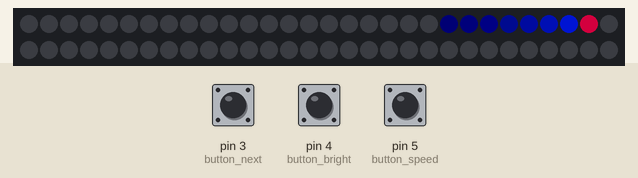
The sketch below on a simulated Arduino Uno, built with avr-gcc and run on an emulated ATmega328P. On the bench: 60 RGB LEDs in strip order, left to right, continuing on the next row. Inputs (shaded band) come from the test bench; at power-on: pin 5 (button_speed) HIGH, pin 4 (button_bright) HIGH, pin 3 (button_next) HIGH. Dim RGB values are drawn brighter than linear; random numbers use the default seed unless the sketch sets one.

Above: at 1.2 s.
1.3 s: pin 5 (button_speed) pulled LOW for 0.15 s
2.0 s: pin 4 (button_bright) pulled LOW for 0.15 s
At 2.16 s:
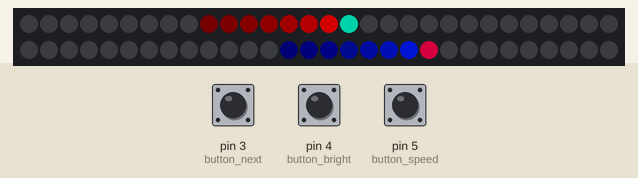
2.7 s: pin 3 (button_next) pulled LOW for 1 s
At 3.84 s:
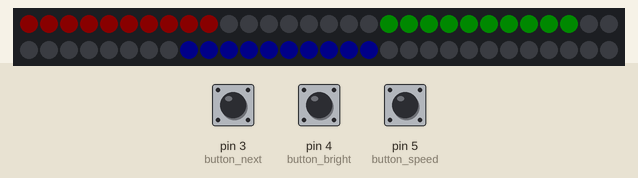
4.3 s: pin 3 (button_next) pulled LOW for 0.15 s
At 4.76 s:
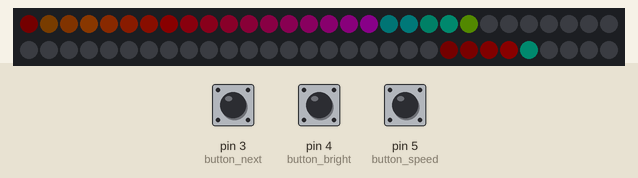
5.0 s: pin 4 (button_bright) pulled LOW for 3.2 s
At 8.31 s:
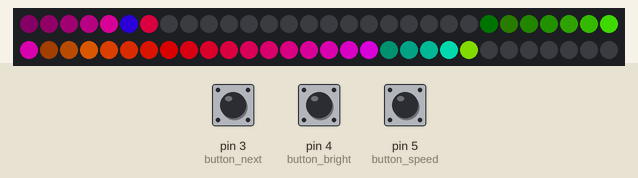
8.8 s: pin 5 (button_speed) pulled LOW for 1 s
At 8.96 s:
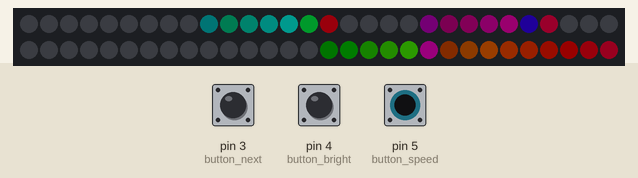

The sketch:

staff.ino
```cpp
/*
  Firmware for AfrikaBurn Light Stick
  ===================================
  This code includes functionality for 4 patterns:
  comets: Fire comets of random colours and at random intervals. Increase/decrease argument to adjust frequency of commets.
  chase: Two dots chase each other around.
  blocks: Three segments (red, green, blue) move around randomly and interact with each other as they overlap.
  rainbow: Vivid rainbow pattern.

  Three user buttons (no pullup resistors necessary) are used to adjust the speed, brightness and to advance the pattern
  Attachments:
  Pin 3: "next" button
  Pin 4: "brightness" button
  Pin 5: "speed" button
  Pin 6: Neopixel data output.
 */

#include <Adafruit_NeoPixel.h>

//for LED strip:
#define PIN 6
Adafruit_NeoPixel strip = Adafruit_NeoPixel(60, PIN);

//pins
int button_next = 3;
int button_bright = 4;
int button_speed = 5;

//variables:
unsigned long colour[60];
int red[60], green[60], blue[60], BRIGHT = 125, SPEED_input = 400, SPEED, i, index = 0, volts, volts_old, volts_old_a;

byte redTarget, greenTarget, blueTarget, redPosition = 0, greenPosition = 19, bluePosition = 39;
byte redTime, greenTime, blueTime, redWait = 5, greenWait = 5, blueWait = 5;
byte redPixels[60], greenPixels[60], bluePixels[60];
byte space, notmoving, moving;
byte colourr, colourg, colourb;

void setup()
{
  pinMode(button_next, INPUT_PULLUP);
  pinMode(button_bright, INPUT_PULLUP);
  pinMode(button_speed, INPUT_PULLUP);

  strip.begin();
  strip.show();
  strip.setBrightness(BRIGHT);

  Serial.begin(9600);

  resetWheel();
}

void loop()
{
  comets(40);
  chase();
  blocks();
  rainbow();
}

void comets(int density)
{
  index = 0;
  while(1)
  {
    if (!digitalRead(button_bright))
      brightness();

    for (i = 59 ; i >0 ; i--)
      colour[i] = colour[i-1];

    //new pixel, random colour
    index++;
    if (index > space)
    {
      i = random(60);
      colour[1] = strip.Color(red[i], green[i], blue[i]);
      i = random(60);
      colour[0] = strip.Color(red[i], green[i], blue[i]);
      index = 0;
      space = random(density);
    }
    else
    {
      colourr = colour[1] >> 16;
      colourg = (colour[1] >> 8) - (colourr << 8);
      colourb = colour[1] - (colourr << 16) - (colourg << 8);

      colour[0] = strip.Color(colourr >> 1, colourg >> 1, colourb >> 1);
    }

    //set:
    for (i = 0; i < 60 ; i++)
      strip.setPixelColor(i,colour[i]);

    strip.show();

    if (!digitalRead(button_speed))
      speedup();
    SPEED = SPEED_input/10;
    delay(SPEED);

    if (!digitalRead(button_next))
    {
      delay(250);
      break;
    }
  }
}

void rainbow(void)
{
  index = 0;
  while(1)
  {
    if (!digitalRead(button_bright))
      brightness();

    for (i = 59 ; i >0 ; i--)
      colour[i] = colour[i-1];

    colour[0] = strip.Color(red[index], green[index], blue[index]);

    index++;
    if (index >=60)
      index = 0;

    for (i = 0; i < 60 ; i++)
      strip.setPixelColor(i, colour[i]);
    strip.show();

    if (!digitalRead(button_speed))
      speedup();
    SPEED = SPEED_input/10;
    delay(SPEED);
    if (!digitalRead(button_next))
    {
      delay(250);
      break;
    }
  }
}

void chase(void)
{
  index = 0;
  while(1)
  {
    if (!digitalRead(button_bright))
      brightness();

    if (notmoving == moving)
    {
      notmoving = random(60);
      redPixels[notmoving] = 255;
      for (i = 0 ; i < 60 ; i++)
        strip.setPixelColor(i, redPixels[i], 0, bluePixels[i]);
      strip.show();
      delay(random(2000));
    }

    if (notmoving - moving > 0)
      moving += 1;
    else
      moving -= 1;

    for (i = 0 ; i < 60 ; i++)
    {
      redPixels[i] = 0;
      bluePixels[i] = 0;
    }

    if (moving == notmoving)
      bluePixels[notmoving] = 255;
    else
    {
      redPixels[notmoving] = 255;
      bluePixels[moving] = 255;
    }

    for (i = 0 ; i < 60 ; i++)
      strip.setPixelColor(i, redPixels[i], 0, bluePixels[i]);

    strip.show();

    if (!digitalRead(button_speed))
      speedup();
    SPEED = SPEED_input/10;
    delay(SPEED);

    if (!digitalRead(button_next))
    {
      delay(250);
      break;
    }
  }
}

void blocks(void)
{
  index = 0;
  while(1)
  {
    if (!digitalRead(button_bright))
      brightness();


  //if at target:
  if (redTarget == redPosition)
  {
    redTime++;
    if (redTime == redWait)
    {
      redTarget = random(50); //set new target
      redTime = 0;
    }
  }
  else
  {
    redTime = 0;
    redWait = random(1,40);
  }

  if (greenTarget == greenPosition)
  {
    greenTime++;
    if (greenTime == greenWait)
    {
      greenTarget = random(50); //set new target
      greenTime = 0;
    }
  }
  else
  {
    greenTime = 0;
    greenWait = random(1, 40);
  }

  if (blueTarget == bluePosition)
  {
    blueTime++;
    if (blueTime == blueWait)
    {
      blueTarget = random(50); //set new target
      blueTime = 0;
    }
  }
  else
  {
    blueTime = 0;
    blueWait = random(1, 40);
  }

  //Determine direction to move, and move:
  if (redTarget - redPosition > 0 && redTime == 0)
    redPosition++;
  else if (redPosition - redTarget > 0 && redTime == 0)
    redPosition--;

  if (greenTarget - greenPosition > 0 && greenTime == 0)
    greenPosition++;
  else if (greenPosition - greenTarget > 0 && greenTime == 0)
    greenPosition--;

  if (blueTarget - bluePosition > 0 && blueTime == 0)
    bluePosition++;
  else if (bluePosition - blueTarget > 0 && blueTime == 0)
    bluePosition--;

  //clear old colours:
  for (i = 0 ; i < 60 ; i++)
  {
    redPixels[i] = 0;  greenPixels[i] = 0;  bluePixels[i] = 0;
  }

  //populate with new colours
  for (i = 0; i < 10 ; i++)
  {
    redPixels[redPosition + i] = 255; greenPixels[greenPosition + i] = 255; bluePixels[bluePosition + i] = 255;
  }

  //Send to device:
  for (i = 0 ; i < 60 ; i++)
    strip.setPixelColor(i, redPixels[i], greenPixels[i], bluePixels[i]);
  strip.show();

    if (!digitalRead(button_speed))
      speedup();
    SPEED = SPEED_input/10;
  delay(SPEED);
    if (!digitalRead(button_next))
    {
      delay(250);
      break;
    }
  }
}

void resetWheel(void)
{
  for (i = 0; i < 20 ; i++)
    red[i]= 255;
  for (i = 20; i < 30; i++)
    red[i]= 255 - 25.5*(i-20);
  for (i = 30; i < 50; i++)
    red[i]= 0;
  for (i = 50; i < 60; i++)
    red[i]= 25.5*(i - 50);

  for (i = 0; i < 60; i++)
  {
    if (i >= 20)
      green[i] = red[i-20];
    else
      green[i] = red[i+40];

    if (i >= 40)
      blue[i] = red[i-40];
    else
      blue[i] = red[i+20];
  }
}

void brightness(void)
{
  BRIGHT -= 115;
  if (BRIGHT <= 0)
    BRIGHT = 255;

  strip.setBrightness(BRIGHT);

  delay(200);
}

void speedup(void)
{
  SPEED_input -= 200;
  if (SPEED_input < 200)
    SPEED_input = 1000;

  delay(200);
}
```
